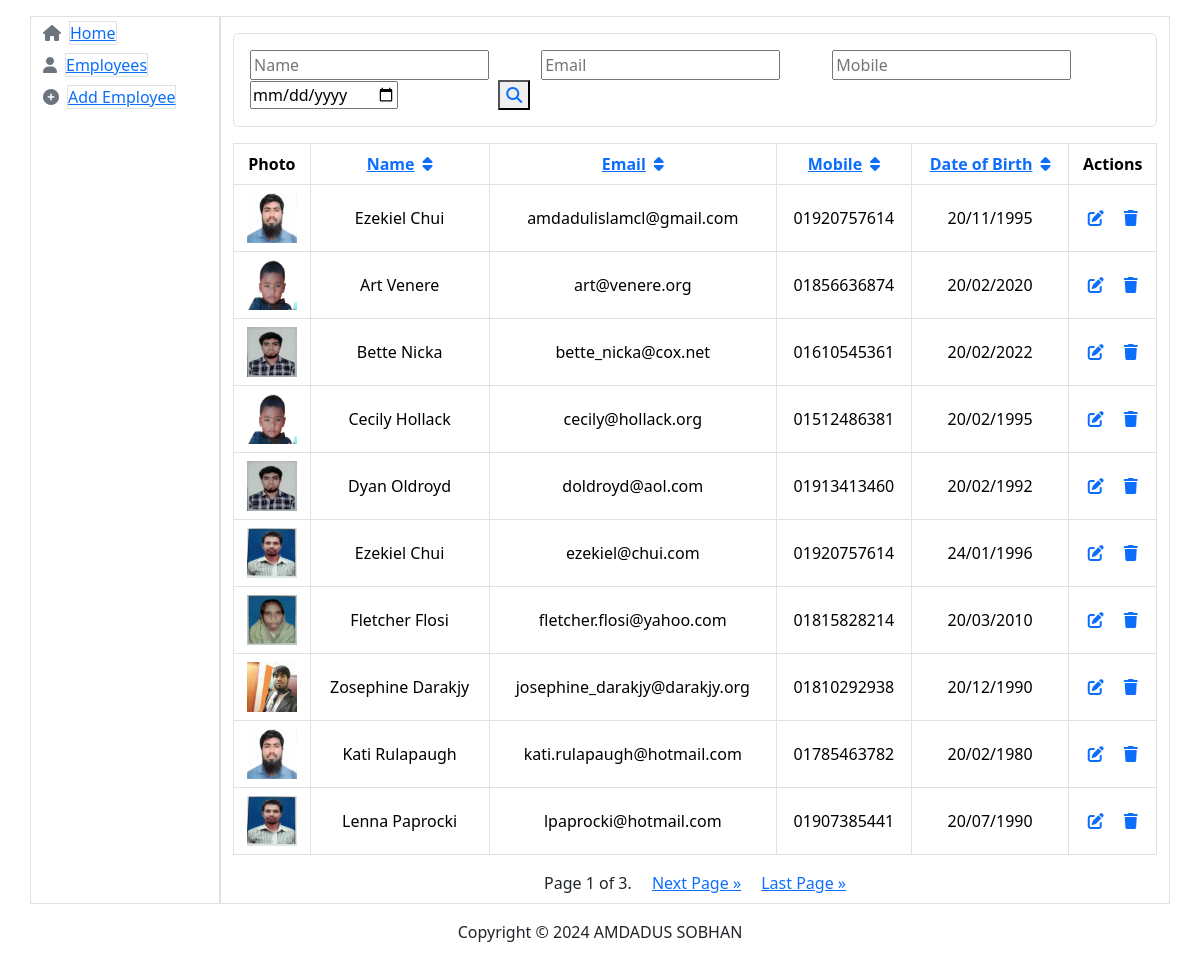
/?sort_by=email&order=asc, run on the app's committed database.
### employees/models.py (models this page shows, shortened)
class Employee(models.Model):
    photo = models.ImageField(upload_to='photos/', blank=True, null=True)
    full_name = models.CharField(max_length=255)
    email = models.EmailField(unique=True)
    mobile = models.CharField(max_length=15)
    date_of_birth = models.DateField()

### employees/views.py (the view)
# urls.py: path('', EmployeeListView.as_view(), name='employee_list'),
class EmployeeListView(ListView):
    model = Employee
    template_name = 'employees/list_employees.html'
    context_object_name = 'employees'
    paginate_by = 10  # Number of employees per page
    def get_queryset(self):
        queryset = Employee.objects.all()
        full_name_query = self.request.GET.get('full_name')
        email_query = self.request.GET.get('email')
        mobile_query = self.request.GET.get('mobile')
        date_of_birth_query = self.request.GET.get('date_of_birth')
        if full_name_query:
            queryset = queryset.filter(full_name__icontains=full_name_query)
        if email_query:
            queryset = queryset.filter(email__icontains=email_query)
        if mobile_query:
            queryset = queryset.filter(mobile__icontains=mobile_query)
        if date_of_birth_query:
            queryset = queryset.filter(date_of_birth__icontains=date_of_birth_query)
        sort_by = self.request.GET.get('sort_by', 'id')  # Default sort by 'full_name'
        order = self.request.GET.get('order', 'asc')
        if sort_by not in ['full_name', 'email', 'mobile', 'date_of_birth']:
            sort_by = 'id'  # Default to 'id' if invalid
        if order == 'desc':
            sort_by = f'-{sort_by}'
        return queryset.order_by(sort_by)
    def get_context_data(self, **kwargs):
        context = super().get_context_data(**kwargs)
        context['full_name'] = self.request.GET.get('full_name', '')
        context['email'] = self.request.GET.get('email', '')
        context['mobile'] = self.request.GET.get('mobile', '')
        context['date_of_birth'] = self.request.GET.get('date_of_birth', '')
        context['order'] = self.request.GET.get('order', 'asc')  # Add order to context
        return context

### employees/templates/employees/list_employees.html (shortened to what this page needs)
{% extends 'employees/base.html' %}
{% block body %}
    <div class='border rounded my-3'>
        <form method="get" action="" class="m-3">
            <input type="text" name="full_name" placeholder="Name" value="{{ request.GET.full_name }}" class="ms-5">
            <input type="text" name="email" placeholder="Email" value="{{ request.GET.email }}" class="ms-5">
            <input type="text" name="mobile" placeholder="Mobile" value="{{ request.GET.mobile }}" class="ms-5">
            <input type="date" name="date_of_birth" placeholder="Date of Birth" value="{{ request.GET.date_of_birth }}" class="ms-5">
            <button type="submit" class="me-5 text-primary"><i class="fa-solid fa-magnifying-glass"></i></button>
        </form>
    </div>
    <table class="table table-bordered text-center align-middle">
        <thead >
            <tr >
                <th>Photo</th>
                <th><a href="?sort_by=full_name&order={% if request.GET.order == 'asc' %}desc{% else %}asc{% endif %}">Name<i class="fa-solid fa-sort me-2"></i></a></th>
                <th><a href="?sort_by=email&order={% if request.GET.order == 'asc' %}desc{% else %}asc{% endif %}">Email<i class="fa-solid fa-sort me-2"></i></a></th>
                <th><a href="?sort_by=mobile&order={% if request.GET.order == 'asc' %}desc{% else %}asc{% endif %}">Mobile<i class="fa-solid fa-sort me-2"></i></a></th>
                <th><a href="?sort_by=date_of_birth&order={% if request.GET.order == 'asc' %}desc{% else %}asc{% endif %}">Date of Birth<i class="fa-solid fa-sort me-2"></i></a></th>
                <th>Actions</th>
            </tr>
        </thead>
        <tbody>
            {% for employee in employees %}
            <tr>
                <td>
                    {% if employee.photo %}
                        <img src="{{ employee.photo.url }}" alt="Photo" width="50" height="50">
                    {% else %}
                        No photo
                    {% endif %}
                </td>
                <td>{{ employee.full_name }}</td>
                <td>{{ employee.email }}</td>
                <td>{{ employee.mobile }}</td>
                <td>{{ employee.date_of_birth|date:"d/m/Y" }}</td>
                <td>
                    <a href="{% url 'edit_employee' employee.pk %}"><i class="fa-solid fa-pen-to-square ms-3"></i></a>
                    <a href="{% url 'delete_employee' employee.pk %}"><i class="fa-solid fa-trash"></i></a>
                </td>
            </tr>
            {% empty %}
            <tr>
                <td colspan="6">No employees found.</td>
            </tr>
            {% endfor %}
        </tbody>
    </table>
    <div class="pagination justify-content-center">
        {% if is_paginated %}
            <span class="step-links mb-2">
                <span class="current mx-2">
                    Page {{ page_obj.number }} of {{ page_obj.paginator.num_pages }}.
                </span>
                {% if page_obj.has_next %}
                    <a class="current mx-2" href="?page={{ page_obj.next_page_number }}">Next Page &raquo;</a>
                    <a class="current mx-2" href="?page={{ page_obj.paginator.num_pages }}">Last Page &raquo;</a>
                {% endif %}
            </span>
        {% endif %}
    </div>
{% endblock body %}

### data on the page
Employee: photo (picture), full_name "Ezekiel Chui", email "amdadulislamcl@gmail.com", mobile "01920757614", date_of_birth "20/11/1995"
Employee: photo (picture), full_name "Art Venere", email "art@venere.org", mobile "01856636874", date_of_birth "20/02/2020"
Employee: photo (picture), full_name "Bette Nicka", email "bette_nicka@cox.net", mobile "01610545361", date_of_birth "20/02/2022"
Employee: photo (picture), full_name "Cecily Hollack", email "cecily@hollack.org", mobile "01512486381", date_of_birth "20/02/1995"
Employee: photo (picture), full_name "Dyan Oldroyd", email "doldroyd@aol.com", mobile "01913413460", date_of_birth "20/02/1992"
Employee: photo (picture), full_name "Ezekiel Chui", email "ezekiel@chui.com", mobile "01920757614", date_of_birth "24/01/1996"
Employee: photo (picture), full_name "Fletcher Flosi", email "fletcher.flosi@yahoo.com", mobile "01815828214", date_of_birth "20/03/2010"
Employee: photo (picture), full_name "Zosephine Darakjy", email "josephine_darakjy@darakjy.org", mobile "01810292938", date_of_birth "20/12/1990"
Employee: photo (picture), full_name "Kati Rulapaugh", email "kati.rulapaugh@hotmail.com", mobile "01785463782", date_of_birth "20/02/1980"
Employee: photo (picture), full_name "Lenna Paprocki", email "lpaprocki@hotmail.com", mobile "01907385441", date_of_birth "20/07/1990"

### other printed values
{{ page_obj.number }} "1"
{{ page_obj.paginator.num_pages }} "3"
